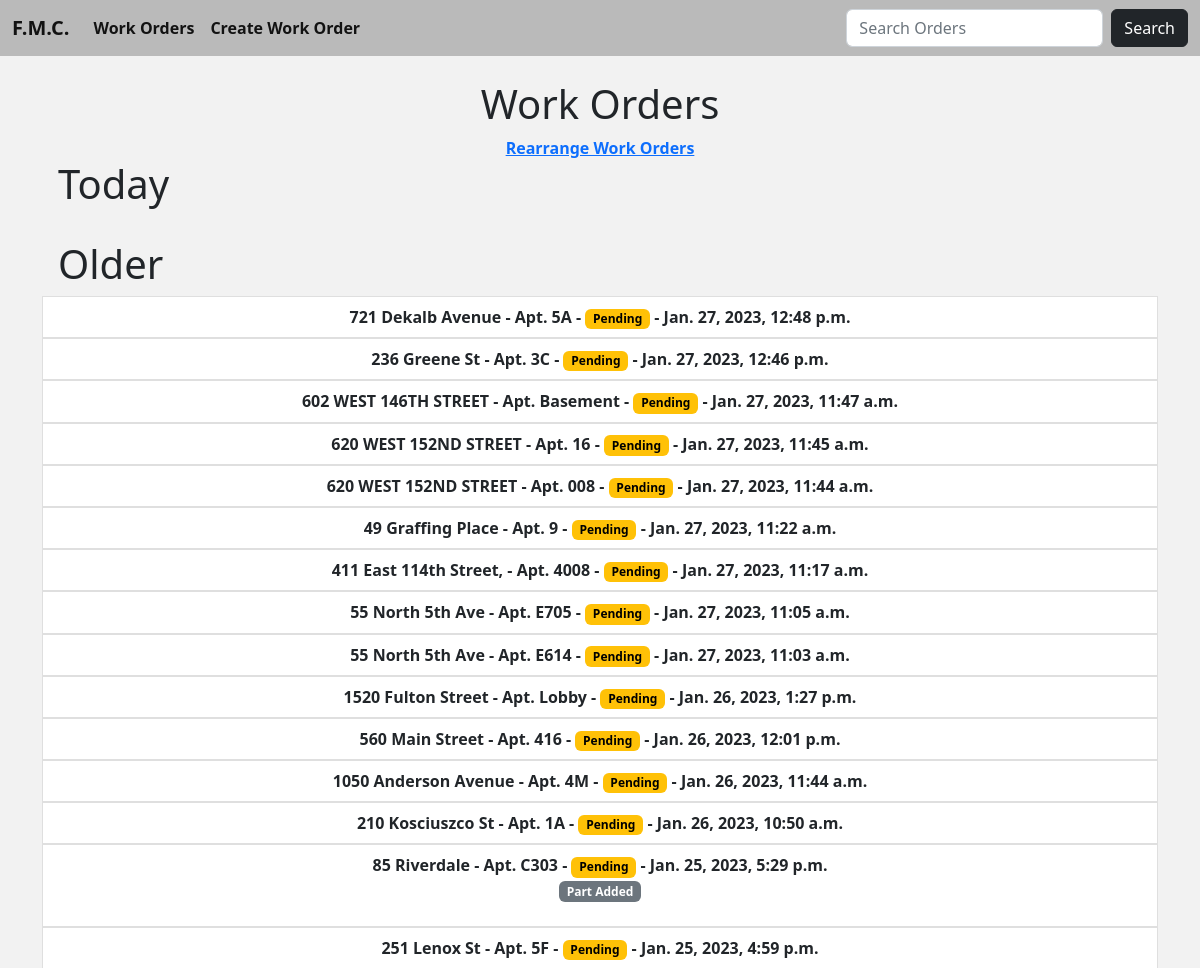
/ (upper part), run on an earlier commit of the app's database.
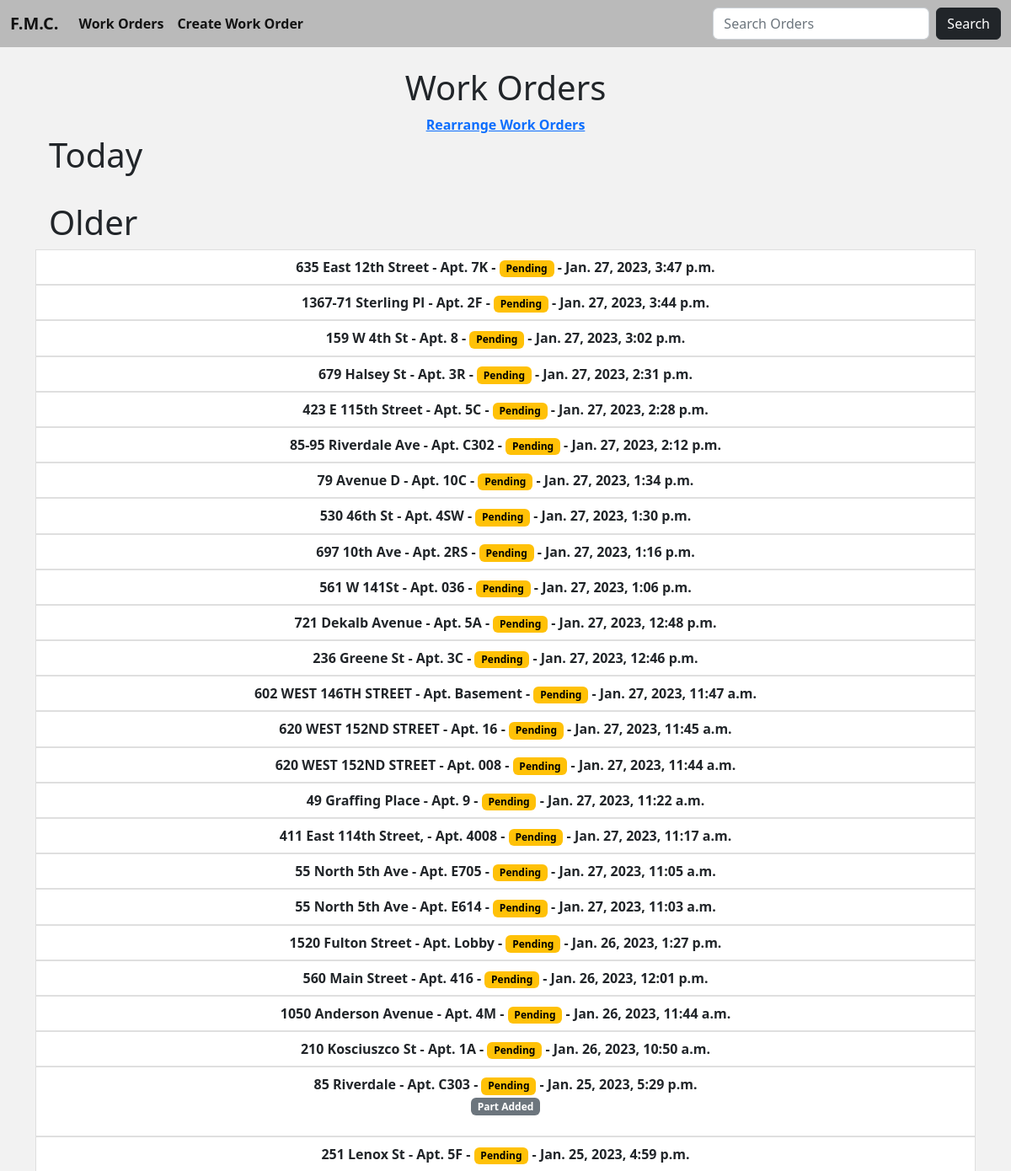
And on a later commit of the database.
### fmc/models.py (models this page shows, shortened)
class Work(models.Model):
    company = models.CharField('Management Company', max_length=64, blank=True)
    address = models.CharField(max_length=64)
    apartment = models.CharField(max_length=64)
    city = models.CharField(max_length=64, null=True)
    zip_code = models.IntegerField('Zip Code', null=True, blank=True)
    state = models.CharField(max_length=12, choices=STATE_CHOICES, default='NEW YORK')
    appliance = models.CharField(max_length=64)
    phone = models.CharField('Phone Number', max_length=64, null=True, blank=True)
    comments = models.CharField('Description', max_length=64, null=True, blank=True)
    private = models.CharField(max_length=12, choices=PRIVATE_CHOICES, default='')
    status = models.CharField(max_length=12, choices=STATUS_CHOICES, default='Pending')
    date_added = models.DateTimeField(auto_now_add=True, null=True)
    logo = models.ImageField(null=True, blank=True)
    requested = models.DateField(null=True, blank=True)

### fmc/views.py (the view)
# urls.py: path('', WorkOrders.as_view(), name='work-orders'),
class WorkOrders(ListView):
    model = Work
    template_name = 'work_orders.html'
    ordering = ['-date_added']

### fmc/templates/work_orders.html (shortened to what this page needs)
{% extends 'index.html' %}
{% block body %}
    <div class="container">
        <center>
            <h1>Work Orders</h1>
            <a href="{% url 'work-orders-rearrange' %}"><strong>Rearrange Work Orders</strong></a>
        </center>
    </div>
    <h1 class="ps-3">Today</h1>
    <h1 class="ps-3">Older</h1>
<div class="list-group">
    {% for work_orders in object_list %}
        {% if work_orders.date_added.day != work_orders.date_added.now.day %}
            <center>
                <a href="{% url 'work-order-details' work_orders.pk %}" class="list-group-item list-group-item-action"><strong>{{ work_orders.address }} - Apt. {{ work_orders.apartment }} -
                    {% if work_orders.status == 'Pending' %}
                        <span class="badge text-bg-warning">{{ work_orders.status }}</span></strong>
                    {% elif work_orders.status == '2C2R' %}
                        <span class="badge text-bg-danger">{{ work_orders.status }}</span></strong>
                    {% else %}
                        <span class="badge text-bg-success">{{ work_orders.status }}</span></strong>
                    {% endif %}
                    <strong>- {{ work_orders.date_added }} </strong>
                    {% if work_orders.address_appliances.all %}
                       <p class="text-primary"><span class="badge bg-secondary">Part Added</span></p>
                    {% endif %}
                </a>
            </center>
        {% endif %}
    {% endfor %}
</div>
{% endblock %}

### fmc/templates/index.html (shortened to what this page needs)
{% load static %}
<!doctype html>
<html lang="en">
  <head>
    <link href="https://cdn.jsdelivr.net/npm/bootstrap@5.2.3/dist/css/bootstrap.min.css" rel="stylesheet">
    <link rel="stylesheet" href="//code.jquery.com/ui/1.13.2/themes/base/jquery-ui.css">
  </head>
  <body>
    <nav class="navbar navbar-expand-lg" style="background-color: #BABABA;">
      <div class="container-fluid">
        <a class="navbar-brand fs-5 text" href="{% url 'work-orders' %}"><strong>F.M.C.</strong></a>
        <div class="collapse navbar-collapse" id="navbarSupportedContent">
          <ul class="navbar-nav me-auto mb-2 mb-lg-0">
            <li class="nav-item">
              <a class="nav-link active fs-6 text" aria-current="page" href="{% url 'work-orders' %}"><strong>Work Orders</strong></a>
            </li>
            <li class="nav-item">
              <a class="nav-link active fs-6 text" aria-current="page" href="{% url 'create-work-order' %}"><strong>Create Work Order</strong></a>
            </li>
          </ul>
          <form class="d-flex" id="searchform" role="search" method=POST action="{% url 'search-orders' %}">
            <input class="form-control me-2" id="tags" type="search" placeholder="Search Orders" aria-label="Search" name="searched">
            <button class="btn btn-dark" type="submit">Search</button>
          </form>
        </div>
      </div>
    </nav>
    <div class="container">
      {% block body %}{% endblock %}
    </div>
  </body>
</html>

### fmc/templates/index.html (style rules this page uses)
body { background-color: #F2F2F2; }

What changed in the data, as far as the page shows it:
added Work: address "635 East 12th Street", apartment "7K", status "Pending", date_added "Jan. 27, 2023, 3:47 p.m."
added Work: address "1367-71 Sterling Pl", apartment "2F", status "Pending", date_added "Jan. 27, 2023, 3:44 p.m."
added Work: address "159 W 4th St", apartment "8", status "Pending", date_added "Jan. 27, 2023, 3:02 p.m."
added Work: address "679 Halsey St", apartment "3R", status "Pending", date_added "Jan. 27, 2023, 2:31 p.m."
added Work: address "423 E 115th Street", apartment "5C", status "Pending", date_added "Jan. 27, 2023, 2:28 p.m."
added Work: address "85-95 Riverdale Ave", apartment "C302", status "Pending", date_added "Jan. 27, 2023, 2:12 p.m."
added Work: address "79 Avenue D", apartment "10C", status "Pending", date_added "Jan. 27, 2023, 1:34 p.m."
added Work: address "530 46th St", apartment "4SW", status "Pending", date_added "Jan. 27, 2023, 1:30 p.m."
added Work: address "697 10th Ave", apartment "2RS", status "Pending", date_added "Jan. 27, 2023, 1:16 p.m."
added Work: address "561 W 141St", apartment "036", status "Pending", date_added "Jan. 27, 2023, 1:06 p.m."
